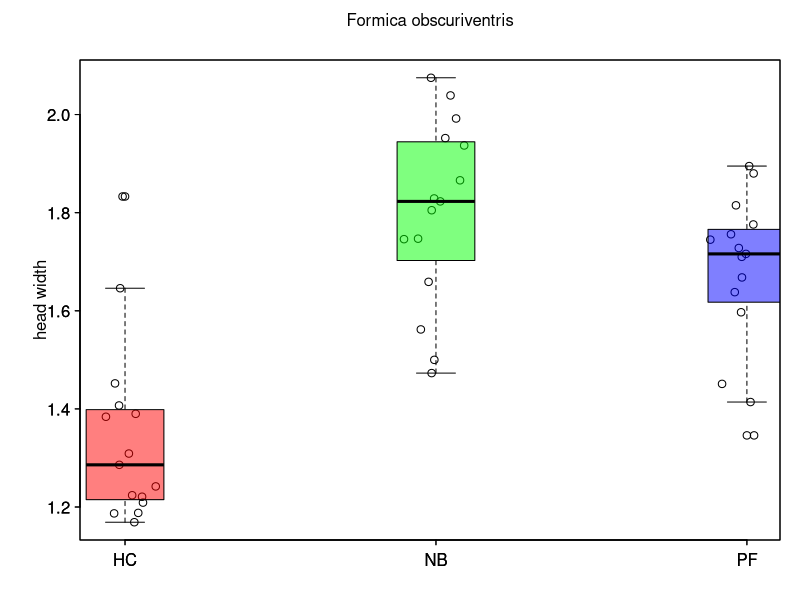
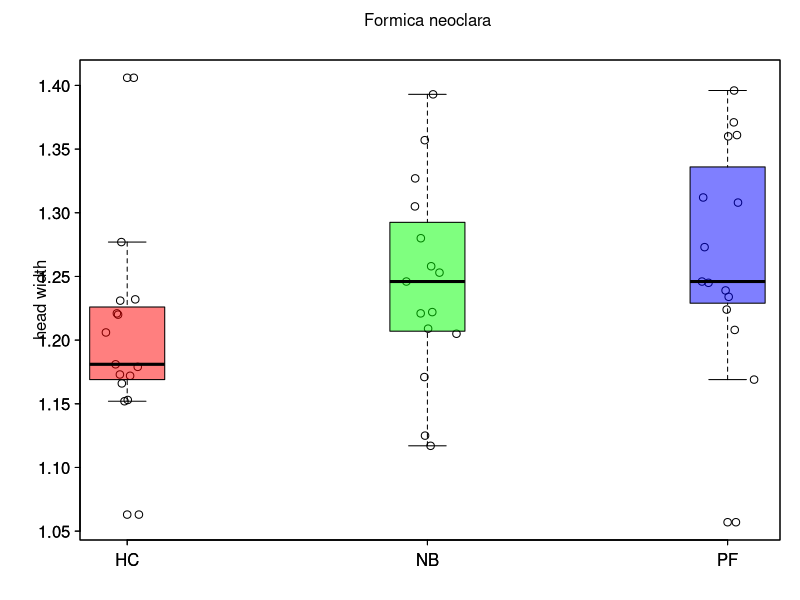
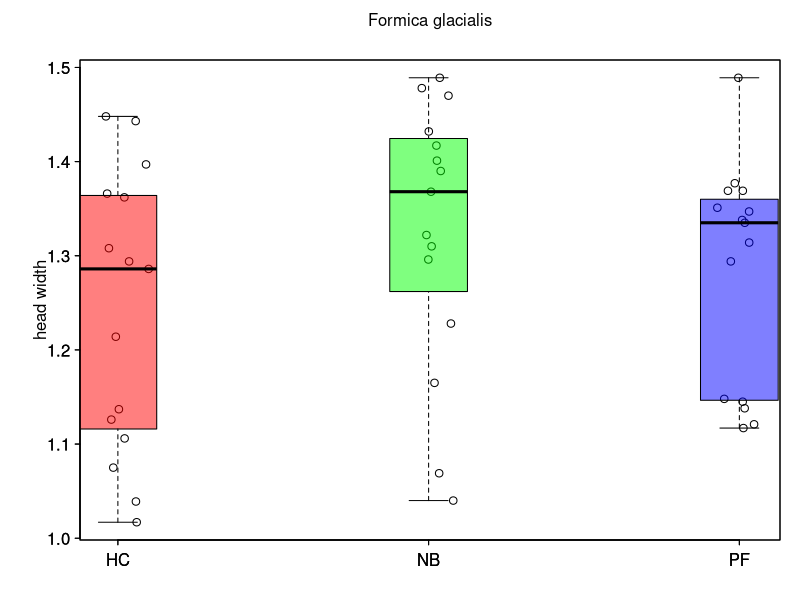
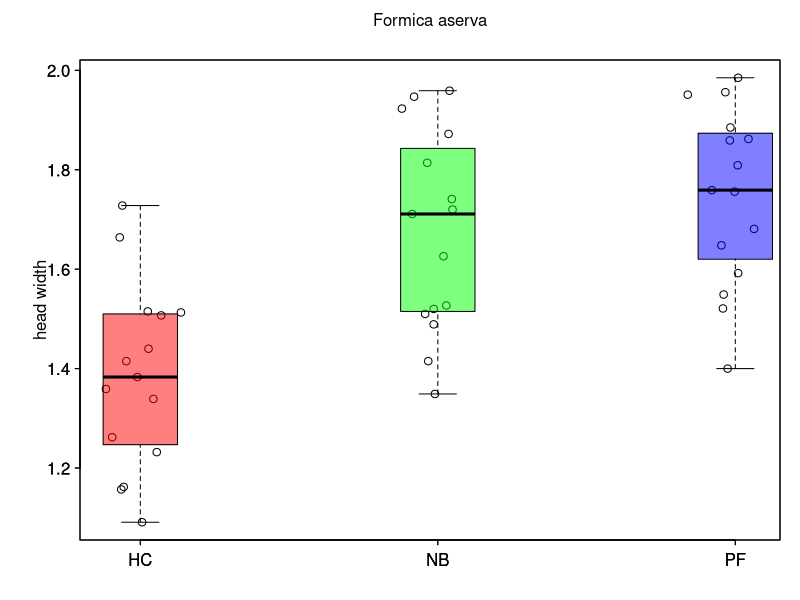

The R script that drew these images, in order: (Note: this script raises an error after producing the figures.)
setwd('C:\\Users\\Nicole\\Desktop\\Evolution\\Tasks\\Project')
Data1<-read.csv("AntData.csv")
#hypothesis: 

#10 boxplots for 10 Species showing association between task and head width
VARtable <- data.frame(species=rep(NA, length=length(unique(Data1$Species))), HC=rep(NA, length=length(unique(Data1$Species))), NB=rep(NA, length=length(unique(Data1$Species))), PF=rep(NA, length=length(unique(Data1$Species))))
counter <- 1

for (i in unique(Data1$Species)){
  Species <- Data1[which(Data1$Species == i),]
  VARtable[counter,1] <- i
  
  X <- Species$Task
  repHC <- which(X == "HC")
  repNB <- which(X == "NB")
  repPF <- which(X == "PF")
  Z <- rep(1, length(X))
  Z[repHC] <- rnorm(length(repHC), 2, 0.05)
  Z[repNB] <- rnorm(length(repNB), 3, 0.05)
  Z[repPF] <- rnorm(length(repPF), 4, 0.05)
  
  VARtable[counter,2:4] <- c(var(Species$Head.Width[repHC]), var(Species$Head.Width[repNB]), var(Species$Head.Width[repPF]))
  counter <- counter+1
  jpeg(paste(i, ".jpeg", sep=""))
  par(las=1, mar=c(3,4,3,1), mgp=c(1.5, 0.5, 0), tck=-0.01)
  plot(Z, Species$Head.Width, xlab="", ylab="head width", xaxt="n")
  axis(1, at=c(2,3,4), labels=c("HC", "NB", "PF"))
  mtext(i, side=3, line=1.5)
  boxplot(Species$Head.Width~X, add=T, at=c(2,3,4), boxwex=0.25, col=c(rgb(1,0,0, .5), rgb(0,1,0, .5), rgb(0,0,1, .5)))
  dev.off()
}


#multinomial logistic regression looking at head width and species impact on task assignment
library(nnet)
mlr <- multinom(Task ~ Head.Width + Species, data=Data1, Hess=TRUE, trace=FALSE)
mlr
summary(mlr)
z<-summary(mlr)$coefficients/summary(mlr)$standard.errors
z
p<-(1-pnorm(abs(z), 0, 1)) *2
p
exp(coef(mlr))
head(probability.table<-fitted(mlr))
confint(mlr)
exp(confint(mlr))

#boxplot of headwidth by task for all species

Data1$Task<-factor(Data1$Task, levels=c("HC", "NB", "PF"))

table(Data1$Task)
prop.table(table(Data1$Task))

library(ggplot2)

mlr2<-multinom(Task~Head.Width, data=Data1)
mlr2
summary(mlr2)
exp(coef(mlr2)['NB', 'Head.Width'])
exp(coef(mlr2)['PF', 'Head.Width'])
confint(mlr2)
exp(confint(mlr2))

mlr3<-multinom(Task~Head.Width*Group, data=Data1)
mlr3
summary(mlr3)
confint(mlr3)

GLM <- glm(Head.Width~Task*Group, data=Data1)
summary(G)

jpeg("HeadWidthbyTaskboxplot.jpeg")
totalplot<-ggplot(Data1)+aes(x=Task, y=Head.Width)+geom_boxplot()
dev.off()

jpeg("HeadWidthbyTaskscatterplot.jpeg")
ggplot(Data1)+aes(y=Head.Width, x=Task)+geom_point(position=position_jitter(width=0.1, height=0))
dev.off()

#graph showing the predicted probability of a task assignment based on head width of an ant

library(ggeffects)
mlr_ME <- ggeffect(mlr, terms = "Head.Width[0.25:2.5,by=0.01]")
mlr_ME

jpeg("multinomialregression.jpeg")
Cols <- c('#a6cee3','#1f78b4','#b2df8a')
names(Cols) <- c("HC", "NB", "PF")
plot(mlr_ME$x, mlr_ME$predicted, pch=16, col=Cols[mlr_ME$response.level], xlim=c(0, 2.5), ylim=c(0,1), ylab="Predicted Probabilities", xlab="Head Width")

legend("topright", legend=names(Cols), col=Cols, pch=15)


for (i in 1:length(mlr_ME$x)){
  segments(mlr_ME$x[i], mlr_ME$conf.low[i], mlr_ME$x[i], mlr_ME$conf.high[i], lwd=1, col=Cols[mlr_ME$response.level[i]])
}
dev.off()

library("ape")
library("phytools")
jpeg("Phylogeny.jpeg")
text.string<-
  "((F. Ulkei), (((F. Rufa Sp. #2), (F. Rufa Sp. #1, F. Obscuriventris)), (F. Dakotensis, F. Aserva)), ((F. Neorufibarbis), ((F. Neoclara), (F. Glacialis, F. Podzolica))));"
vert.tree<-read.tree(text=text.string)
plot(vert.tree, edge.width=2)
dev.off()
